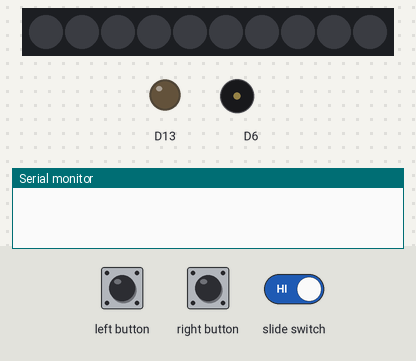
A sketch run on a simulated Adafruit Circuit Playground Express. Shown: 10 RGB LEDs in strip order, left to right, output pins drawn as LEDs (lit = HIGH), buzzer (waves = sounding), the last lines printed to the serial monitor. Inputs (shaded band) come from the test bench. Dim RGB values are drawn brighter than linear; random numbers use the default seed unless the sketch sets one.

Above: at 1.2 s.
1.3 s: slide switch set LOW
At 2.6 s:
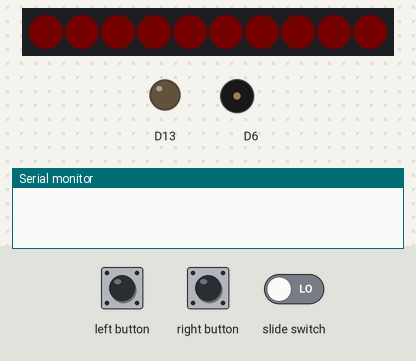
4.3 s: left button pressed for 0.15 s
7.4 s: right button pressed for 3.2 s
At 11.7 s:
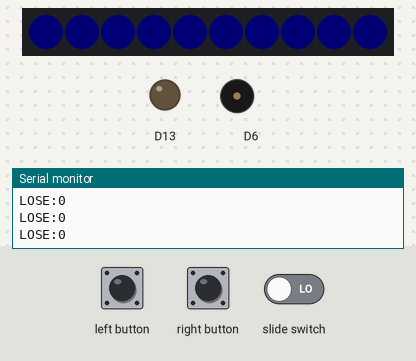
12.6 s: right button pressed for 3.2 s
At 16.6 s:
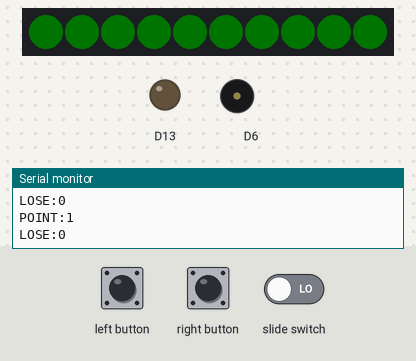
18.8 s: right button pressed for 0.15 s
At 19.8 s:
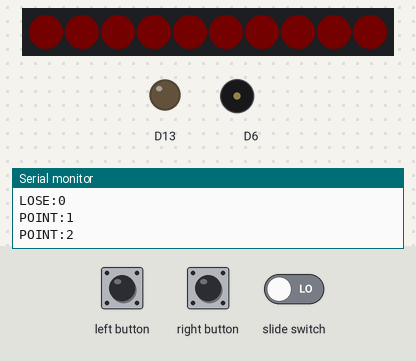
Timing chart, 0 to 21.8 s (numbered marks = the images above; inputs shaded):
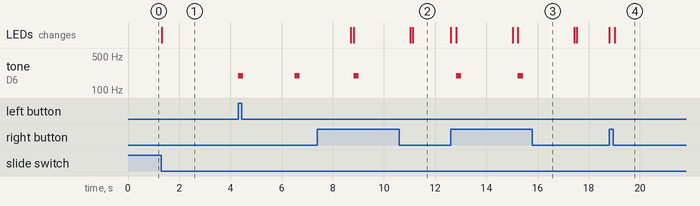

The sketch:

ENGR_Final2_0_copy.ino
```cpp
#include <Adafruit_CircuitPlayground.h>
#include <AsyncDelay.h>

AsyncDelay timer;

const byte buttonPinR = 5;
const byte buttonPinL = 4;
const byte switchPin = 7;
volatile bool switchFlag = false;
volatile bool buttonFlagR = false;
volatile bool buttonFlagL = false;
volatile bool switchState = false;

int speed = 10000;
volatile int noise;
volatile int rando;
volatile int score;

volatile bool yay;

void setup() {
  Serial.begin(9600);
  CircuitPlayground.begin();
  attachInterrupt(digitalPinToInterrupt(7), switchISR, CHANGE); // from my timer code
  attachInterrupt(digitalPinToInterrupt(4), buttonISRL, RISING); // from my timer code
  attachInterrupt(digitalPinToInterrupt(5), buttonISRR, RISING); // from my timer code

  CircuitPlayground.setBrightness(1);

  yay = true;
  score = 0;
}

void buttonISRR() {
  delay(5);
  buttonFlagR = true;
} // from my timer code

void buttonISRL() {
  delay(5);
  buttonFlagL = true;
} // from my timer code

void switchISR() {
  delay(5);
  switchState = !switchState;
  switchFlag = true;
} // sort of from my timer code

void lose(){
  //for (int j=0; j<11; j++) { // turns red
  //  CircuitPlayground.setPixelColor(j, 225,   0,   0);}
  CircuitPlayground.playTone(196, 200);
  score = 0;
  Serial.print("LOSE:");
  Serial.println(score);
  delay(2000);
  score = 0;
}

void point(){
  score++;
  Serial.print("POINT:");
  Serial.println(score);
}

void loop() {
  yay = true;
  if (switchState) {
  //  CircuitPlayground.clearPixels();
  //  delay(100);
    rando = random(1,4);
    timer.start(4000, AsyncDelay::MILLIS);
    switch (rando){ //picking a random color
      case 1: //                             green ---> left button (cord going up)
        for (int j=0; j<11; j++){
          CircuitPlayground.setPixelColor(j, 0,   225,   0);
        }
        while ((!timer.isExpired()) && (yay)) {
          if (digitalRead(buttonPinL) == HIGH) {
            point();
            yay = false;
          }
          if (digitalRead(buttonPinR) == HIGH){
            lose();
            yay = false;
          }
        }
        if (timer.isExpired()){
          lose();
        }
        CircuitPlayground.clearPixels();
        delay(100);
      break;
      case 2: //                             red ---> volume
        for (int j=0; j<11; j++){
          CircuitPlayground.setPixelColor(j, 225,   0,   0);
        }
        while ((!timer.isExpired()) && (yay)) {
          if (70 < CircuitPlayground.mic.soundPressureLevel(10)) {
            point();
            yay = false;
          }
          if (digitalRead(buttonPinL) == HIGH || digitalRead(buttonPinR) == HIGH){
            lose();
            yay = false;
          }
        }
        if (timer.isExpired()){
          lose();
        }
        CircuitPlayground.clearPixels();
        delay(100);
      break;
      case 3: //                             blue ---> right button (cord going up)
        for (int j=0; j<11; j++){
          CircuitPlayground.setPixelColor(j, 0,   0,   225);
        }
        while ((!timer.isExpired()) && (yay)) {
          if (digitalRead(buttonPinR) == HIGH) {
            point();
            yay = false;
          }
          if (digitalRead(buttonPinL) == HIGH){
            lose();
            yay = false;
          }
        }
        if (timer.isExpired()){
          lose();
        }
        CircuitPlayground.clearPixels();
        delay(100);
      break;
    }
  }
  else {
    CircuitPlayground.clearPixels();
  }
}
```

Measured:
- after the input at 1.3 s, the LEDs: change at once (image 1)
- after the input at 7.4 s, tone on D6: silent → 196 Hz after 1.4 s, → silent 0.20 s later
- after the input at 18.8 s, the LEDs: first change at once (image 4 shows a later state)
- by itself, tone on D6: alternates 196 Hz for 0.20 s and silent for 2.0 s
